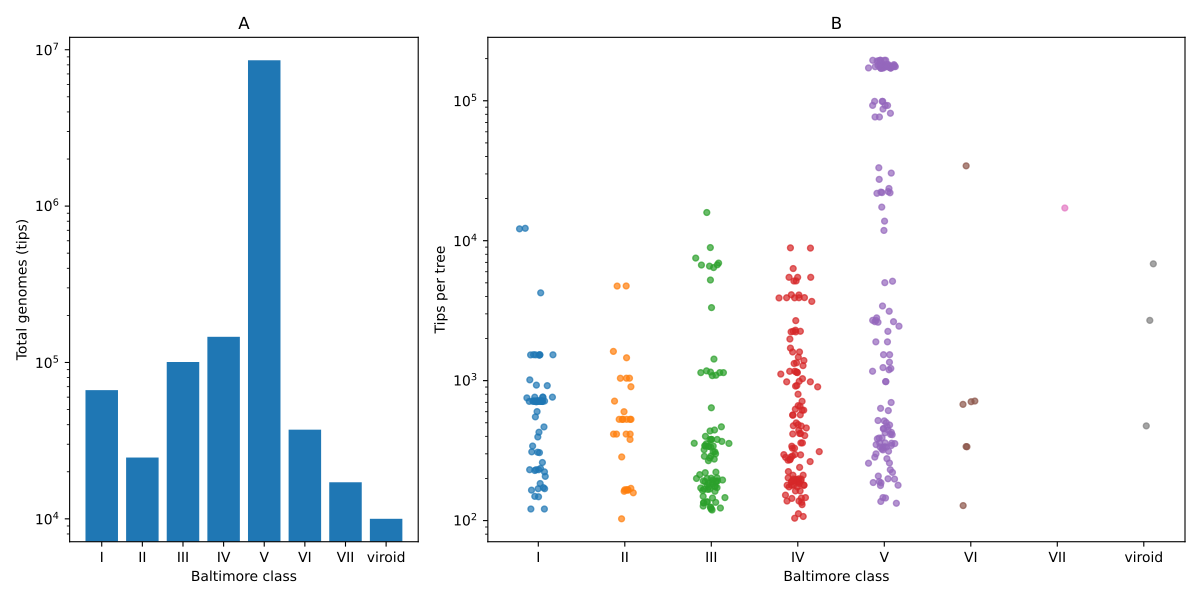

Python code for this plot:
#!/usr/bin/env python3

import sys
import io
import html as _html
import xml.etree.ElementTree as ET

import pandas as pd
import matplotlib.pyplot as plt
import numpy as np

# ----------------------------
# Input files
# ----------------------------

TREE_FILE = "../tree_metadata.tsv"
BALT_FILE = "baltimore_classification.tsv"
OUTPUT = "baltimore_classification_plot.pdf"
HTML_OUTPUT = "baltimore_classification_plot.html"

HTML_MODE = True

# ----------------------------
# Read data
# ----------------------------

trees = pd.read_csv(TREE_FILE, sep="\t")
balt = pd.read_csv(BALT_FILE, sep="\t")

# Merge
df = trees.merge(
    balt[["Sample", "Baltimore_group"]],
    left_on="tree_name",
    right_on="Sample",
    how="left"
)

# Desired order
order = ["I", "II", "III", "IV", "V", "VI", "VII", "viroid"]

missing_count = df["Baltimore_group"].isna().sum()
if missing_count:
    df["Baltimore_group"] = df["Baltimore_group"].fillna("Unclassified")
    order.append("Unclassified")

df["Baltimore_group"] = pd.Categorical(
    df["Baltimore_group"],
    categories=order,
    ordered=True
)

# ----------------------------
# Summary statistics
# ----------------------------

summary = (
    df.groupby("Baltimore_group", observed=False)
      .agg(
          total_tips=("tip_count", "sum"),
          n_trees=("tip_count", "size")
      )
      .reindex(order)
      .fillna(0)
)

# ----------------------------
# Plot
# ----------------------------

fig = plt.figure(figsize=(12,6))

gs = fig.add_gridspec(1,2, width_ratios=[1,2])

###########################################################
# Panel A
###########################################################

ax1 = fig.add_subplot(gs[0])

bars = ax1.bar(
    summary.index,
    summary["total_tips"],
)

for _j, _bar in enumerate(bars):
    _bar.set_gid(f"barA_{_j}")

ax1.set_yscale("log")
ax1.set_ylabel("Total genomes (tips)")
ax1.set_xlabel("Baltimore class")
ax1.set_title("A")

###########################################################
# Panel B
###########################################################

ax2 = fig.add_subplot(gs[1])

x_positions = np.arange(len(order))

rng = np.random.default_rng(1)

_hover_rows = {}

for i, group in enumerate(order):

    subset = df[df["Baltimore_group"] == group]

    if len(subset) == 0:
        continue

    jitter = rng.normal(0, 0.08, len(subset))

    ax2.scatter(
        np.full(len(subset), i) + jitter,
        subset["tip_count"],
        s=18,
        alpha=0.7,
    )

    ax2.collections[-1].set_gid(f"grpB_{i}")
    _hover_rows[i] = subset

ax2.set_yscale("log")
ax2.set_xticks(x_positions)
ax2.set_xticklabels(order)
ax2.set_ylabel("Tips per tree")
ax2.set_xlabel("Baltimore class")
ax2.set_title("B")

plt.tight_layout()

plt.savefig(OUTPUT)

# ----------------------------
# Optional interactive HTML (--html)
# ----------------------------

if HTML_MODE:

    SVGNS = "http://www.w3.org/2000/svg"
    ET.register_namespace("", SVGNS)
    ET.register_namespace("xlink", "http://www.w3.org/1999/xlink")

    _buf = io.StringIO()
    plt.savefig(_buf, format="svg")
    _root = ET.fromstring(_buf.getvalue())
    _by_id = {e.get("id"): e for e in _root.iter() if e.get("id")}

    # fields shown on hover, in order; blanks are skipped per-row
    _fields = ["accession", "organism", "isolate", "strain",
               "serotype", "segment", "Taxonomy_ID", "tip_count"]

    def _tip(pairs):
        out = []
        for k, v in pairs:
            if v is None:
                continue
            v = str(v).strip()
            if v == "" or v.lower() in ("nan", "none"):
                continue
            out.append(f"<b>{_html.escape(str(k))}</b> {_html.escape(v)}")
        return "<br>".join(out)

    def _mark(el, tiphtml):
        if el is None or not tiphtml:
            return
        el.set("class", "hot")
        el.set("data-tip", tiphtml)

    # --- Panel A: one tooltip per bar ---
    for _j, _grp in enumerate(order):
        _row = summary.loc[_grp]
        _mark(_by_id.get(f"barA_{_j}"), _tip([
            ("Baltimore class", _grp),
            ("Total genomes (tips)", f"{int(_row['total_tips']):,}"),
            ("Trees", int(_row["n_trees"])),
        ]))

    # --- Panel B: one tooltip per point ---
    # <use> elements inside a PathCollection <g> follow data order
    for _i, _subset in _hover_rows.items():
        _g = _by_id.get(f"grpB_{_i}")
        if _g is None:
            continue
        _uses = list(_g.iter(f"{{{SVGNS}}}use"))
        for _use, (_, _r) in zip(_uses, _subset.iterrows()):
            _pairs = [("tree", _r.get("tree_name")),
                      ("Baltimore class", order[_i])]
            _pairs += [(_f, _r.get(_f)) for _f in _fields]
            _mark(_use, _tip(_pairs))

    _svg = ET.tostring(_root, encoding="unicode")

    _page = """<!DOCTYPE html>
<meta charset="utf-8">
<title>resource_summary</title>
<style>
  body { margin: 0; padding: 24px; font: 13px/1.45 -apple-system, Segoe UI, Helvetica, Arial, sans-serif; }
  #wrap svg { max-width: 100%; height: auto; }
  .hot { cursor: pointer; }
  .hot:hover { outline: none; filter: brightness(0.55); }
  #tip {
    position: fixed; z-index: 10; display: none; pointer-events: none;
    max-width: 340px; padding: 7px 10px;
    background: rgba(20,20,20,.94); color: #fff; border-radius: 5px;
    font-size: 12px; line-height: 1.5; box-shadow: 0 2px 10px rgba(0,0,0,.3);
  }
  #tip b { color: #9ecbff; font-weight: 600; }
</style>
<div id="wrap">__SVG__</div>
<div id="tip"></div>
<script>
(function () {
  var tip = document.getElementById('tip');
  var wrap = document.getElementById('wrap');

  function place(e) {
    var pad = 14, w = tip.offsetWidth, h = tip.offsetHeight;
    var x = e.clientX + pad, y = e.clientY + pad;
    if (x + w > window.innerWidth)  x = e.clientX - w - pad;
    if (y + h > window.innerHeight) y = e.clientY - h - pad;
    tip.style.left = Math.max(0, x) + 'px';
    tip.style.top  = Math.max(0, y) + 'px';
  }

  wrap.addEventListener('pointermove', function (e) {
    var el = e.target.closest('.hot');
    if (!el) { tip.style.display = 'none'; return; }
    tip.innerHTML = el.getAttribute('data-tip');
    tip.style.display = 'block';
    place(e);
  });

  wrap.addEventListener('pointerleave', function () {
    tip.style.display = 'none';
  });
})();
</script>
"""
    with open(HTML_OUTPUT, "w") as _fh:
        _fh.write(_page.replace("__SVG__", _svg))

plt.close()

print(summary)
print(f"\nSaved {OUTPUT}")
if HTML_MODE:
    print(f"Saved {HTML_OUTPUT}")
